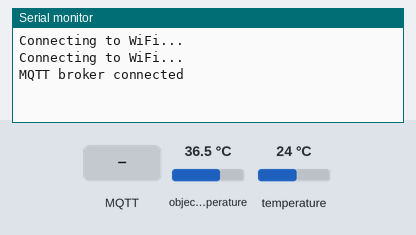
This sketch was run on a simulated ESP8266 (NodeMCU). Shown: the last lines printed to the serial monitor. The inputs (shaded band) are chosen by the test bench; at power-on: object temperature 36.5 °C, temperature 24 °C. WiFi joins after 1.5 s; servers stay silent unless stated; no MQTT or app messages arrive unless stated.

Above: at 3.2 s.
3.3 s: MQTT message "ON or OFF?" arrives on the first subscribed topic
At 3.9 s:
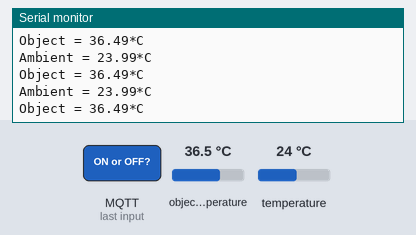
4.8 s: MQTT message "on" arrives on the first subscribed topic
At 5.9 s:
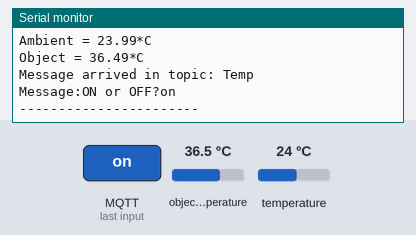
6.3 s: MQTT message "off" arrives on the first subscribed topic
At 7.0 s:
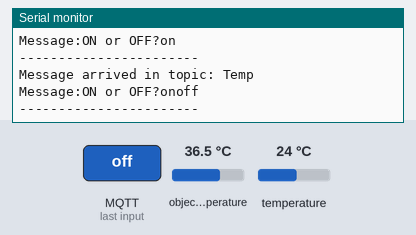
7.8 s: MQTT message "ON or OFF?" arrives on the first subscribed topic
At 8.2 s:
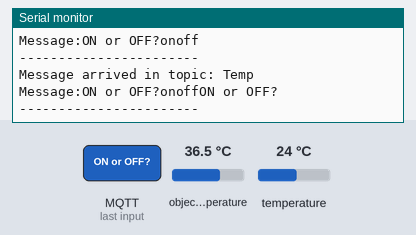
9.3 s: MQTT message "on" arrives on the first subscribed topic
At 10.5 s:
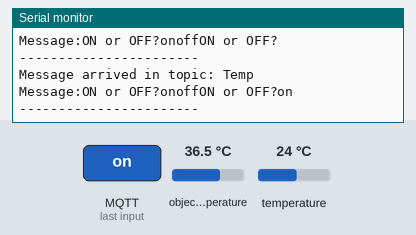
10.8 s: MQTT message "off" arrives on the first subscribed topic
At 11.7 s:
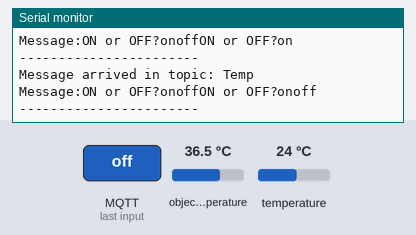

Measured:
- after the input at 3.3 s, the serial monitor: prints a new line at once (image 1)
- after the input at 4.8 s, the serial monitor: prints a new line at once (image 2)
- after the input at 6.3 s, the serial monitor: prints a new line at once (image 3)
- after the input at 7.8 s, the serial monitor: prints a new line at once (image 4)
- after the input at 9.3 s, the serial monitor: prints a new line at once (image 5)
- after the input at 10.8 s, the serial monitor: prints a new line at once (image 6)

The sketch:

MLX90614.ino
```cpp
#include <Adafruit_MLX90614.h>
#include <Wire.h>

#include <ESP8266WiFi.h>
#include <PubSubClient.h>

Adafruit_MLX90614 mlx = Adafruit_MLX90614(); // 宣告MLX90614為mlx

// WiFi
const char *ssid = "Jack77531";              // 輸入WiFi名稱
const char *password = "jack77531";          // 輸入WiFi密碼

// MQTT Broker
const char *mqtt_broker = "140.131.152.17";  // 伺服器位址
const char *topic = "Temp";                  // Topic
const char *client_id = "Temp";              // Client名稱
const int mqtt_port = 1883;                  // Port

String message;                              // 訊息

WiFiClient espClient;
PubSubClient client(espClient);

void setup() {
    Serial.begin(115200);                    // 設定頻率為115200
    WiFi.begin(ssid, password);              // 連線到WiFi
    while (WiFi.status() != WL_CONNECTED) {  // WiFi連線中
        delay(1000);
        Serial.println("Connecting to WiFi...");
    }
    client.setServer(mqtt_broker, mqtt_port);     // 連線到MQTT Broker端
    client.setCallback(callback);                 // 在Client端使用callback函式
    while (!client.connected()) {                       // 持續迴圈直到連上
        if (client.connect(client_id)) {
            Serial.println("MQTT broker connected\n");  // 連線成功輸出"MQTT broker connected"
        }
        else {
            Serial.print("Failed with state");          // 連線失敗輸出"Failed with state"
            Serial.print(client.state());
            delay(2000);
        }
    }

    // subscribe topic
    client.subscribe(topic);
}

void callback(char *topic, byte *payload, unsigned int length) {    // 接收Topic發布訊息
    Serial.print("Message arrived in topic: ");
    Serial.println(topic);
    Serial.print("Message:");
    for (int i = 0; i < length; i++) {
        message = message + (char) payload[i];
    }
    Serial.println(message);
    Serial.println("-----------------------");
}

void loop() {
   client.loop();                   // 持續使用Client端
   if(message=="ON or OFF?"){
     mlx.begin();
     Serial.print("Ambient = ");
     Serial.print(mlx.readAmbientTempC());   // 輸出偵測出的周圍溫度
     Serial.println("*C");
     Serial.print("Object = ");
     Serial.print(mlx.readObjectTempC());    // 輸出偵測出的待測物溫度
     Serial.println("*C");
     if(mlx.readObjectTempC() < 28){         // 判斷是否低於28度，如果低於則輸出"off"
       client.publish(topic, "off");
     }
     else if(mlx.readObjectTempC() < 37.5){  // 判斷是否高於28度且小於37.5度，如果是則輸出"ON"
       client.publish(topic, "ON");
     }
     else{                                   // 判斷是否高於37.5度，如果高於則輸出"OFF"
       client.publish(topic, "OFF");
     }
   }
}
```
